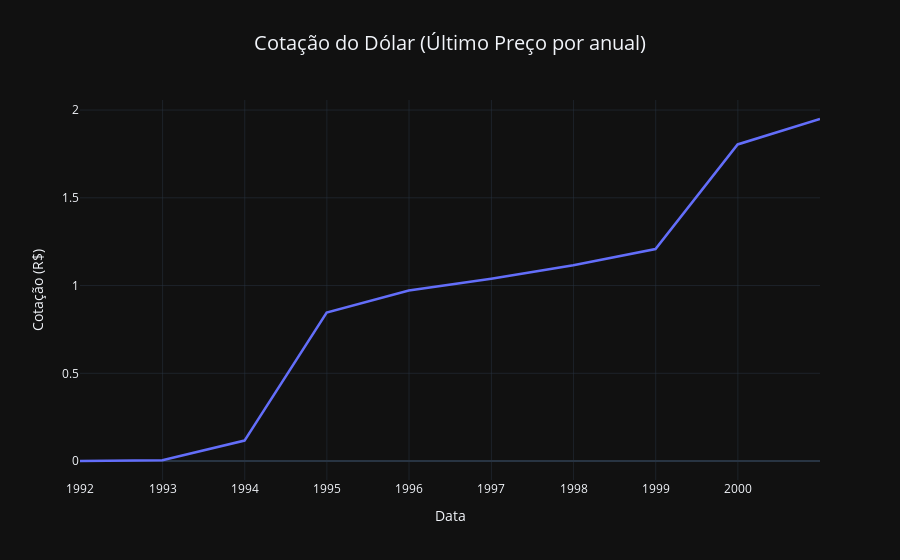

Notebook code cell kept with this figure:
### Code cell
df_y = df_dol.resample("YE").last()

fig = px.line(
    df_y, 
    y="Último", 
    title="Cotação do Dólar (Último Preço por anual)", 
    labels={"index": "Data", "Último": "Cotação (R$)"},
)

# Melhorando o layout
fig.update_traces(line=dict(width=2.5), marker=dict(size=6))
fig.update_layout(
    template="plotly_dark",
    title=dict(x=0.5, font=dict(size=20)),
    xaxis=dict(showgrid=True, gridwidth=0.5),
    yaxis=dict(showgrid=True, gridwidth=0.5),
    hovermode="x unified"
)

fig.show()

### Figure 1 — Plotly figure (JSON) as saved in the notebook; plotly's stock layout.template omitted (floating-point values rounded to 4 significant figures)
{"data": [{"hovertemplate": "Data=%{x}<br>Cotação (R$)=%{y}<extra></extra>", "legendgroup": "", "line": {"color": "#636efa", "dash": "solid", "width": 2.5}, "marker": {"size": 6, "symbol": "circle"}, "mode": "lines", "name": "", "orientation": "v", "showlegend": false, "type": "scatter", "x": ["1991-12-31T00:00:00", "1992-12-31T00:00:00", "1993-12-31T00:00:00", "1994-12-31T00:00:00", "1995-12-31T00:00:00", "1996-12-31T00:00:00", "1997-12-31T00:00:00", "1998-12-31T00:00:00", "1999-12-31T00:00:00", "2000-12-31T00:00:00"], "xaxis": "x", "y": [0.0004, 0.0052, 0.1167, 0.846, 0.9717, 1.039, 1.116, 1.208, 1.804, 1.949], "yaxis": "y"}], "layout": {"hovermode": "x unified", "legend": {"tracegroupgap": 0}, "title": {"font": {"size": 20}, "text": "Cotação do Dólar (Último Preço por anual)", "x": 0.5}, "xaxis": {"anchor": "y", "domain": [0, 1], "gridwidth": 0.5, "showgrid": true, "title": {"text": "Data"}}, "yaxis": {"anchor": "x", "domain": [0, 1], "gridwidth": 0.5, "showgrid": true, "title": {"text": "Cotação (R$)"}}}}
